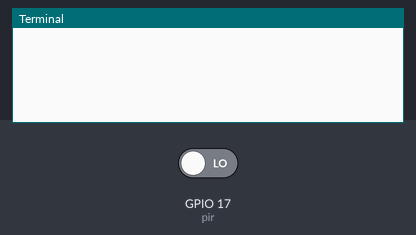
A program run on a simulated Raspberry Pi (BCM pin numbers). Shown: the last lines printed to the terminal. The inputs (shaded band) are chosen by the test bench; at power-on: GPIO 17 (pir) LOW.

Above: at 1.2 s.
1.3 s: GPIO 17 (pir) driven HIGH
At 1.9 s:
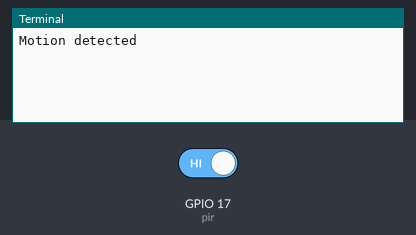
2.8 s: GPIO 17 (pir) driven LOW
At 4.3 s:
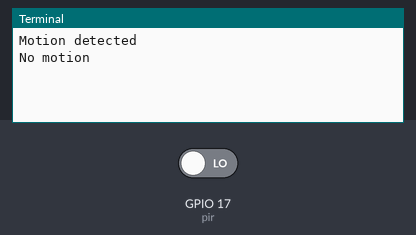

Measured:
- after the input at 1.3 s, the terminal: prints a new line at once (image 1)
- after the input at 2.8 s, the terminal: prints a new line at once (image 2)

The program:

07_pir_motion.py
```python
#!/usr/bin/env python3
"""Read an HC-SR501 PIR output on BCM GPIO17."""
from gpiozero import MotionSensor
from signal import pause

pir = MotionSensor(17)
pir.when_motion = lambda: print("Motion detected")
pir.when_no_motion = lambda: print("No motion")
pause()
```
